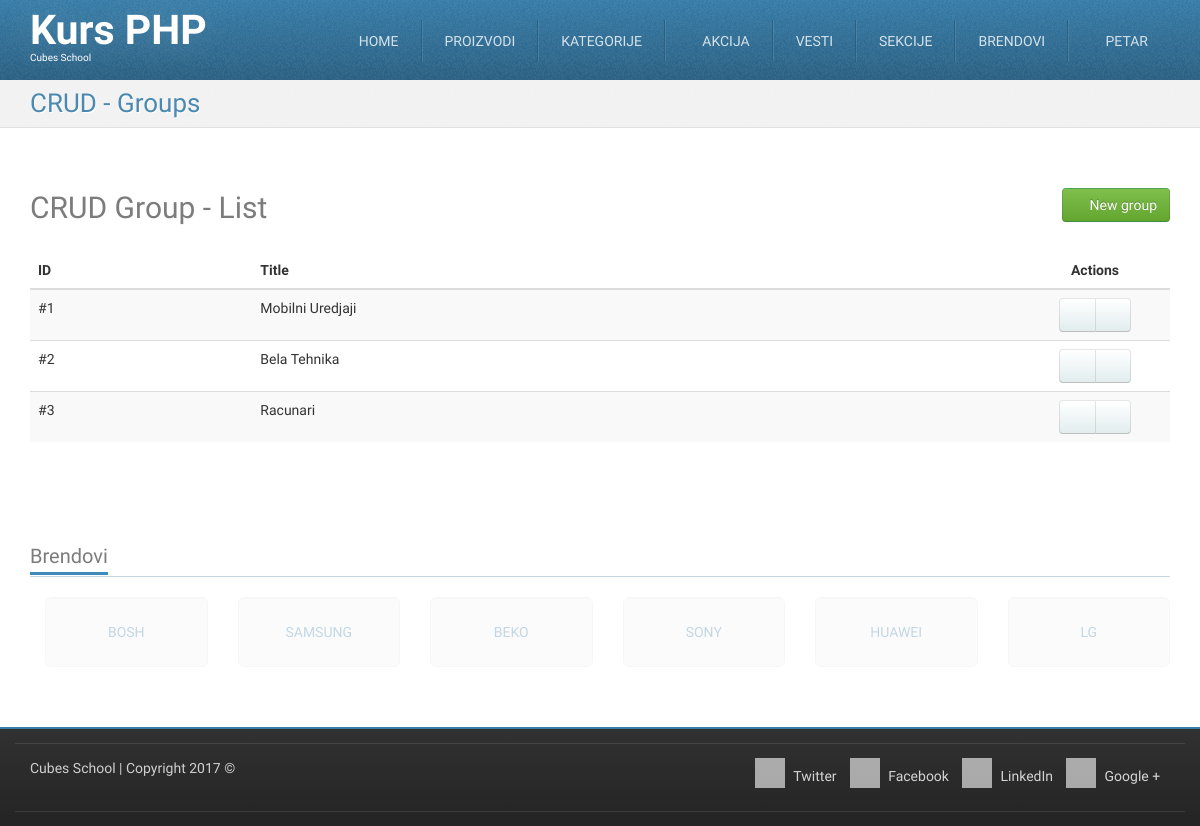
Screenshot of /crud-group-list.php (signed in) with the database file from the repository.
### tables this page shows
CREATE TABLE `groups` (
  `id` int(11) NOT NULL,
  `title` varchar(255) NOT NULL
);

CREATE TABLE `brands` (
  `id` int(11) NOT NULL,
  `title` char(50) NOT NULL,
  `website_url` varchar(255) NOT NULL
);

### crud-group-list.php (called while the page is built, shortened)
<?php
require_once __DIR__ . '/models/m_groups.php';
$groups = groupsFetchAll();
require_once __DIR__ . '/views/layout/header.php';
require_once __DIR__ . '/views/templates/t_crud-group-list.php';
require_once __DIR__ . '/views/layout/footer.php';

### models/m_groups.php (called while the page is built, shortened)
<?php
require_once __DIR__ . '/m_database.php';
function groupsFetchAll() {
	$query = "SELECT `groups`.* FROM `groups`";
	return dbFetchAll($query);
}

### models/m_database.php (called while the page is built, shortened)
<?php
function dbGetLink() {
	static $link;
	if (!isset($link)) {
		$link = mysqli_connect('127.0.0.1', 'cubes', 'cubes', 'cubesphp');
	}
	return $link;
}
function dbQuery($query) {
	$link = dbGetLink();
	$result = mysqli_query($link, $query);
	return $result;
}
function dbFetchAll($query) {
	$result = dbQuery($query);
	return mysqli_fetch_all($result, MYSQLI_ASSOC);
}

### models/m_brands.php (called while the page is built, shortened)
<?php
require_once __DIR__ . '/m_database.php';
function brandsFetchAll() {
	$query = "SELECT `brands`.* FROM `brands`";
	return dbFetchAll($query);
}
function brandsRandom() {
    	$query = "SELECT `brands`.* "
                . "FROM `brands` "
                . "ORDER BY RAND() "
                . "LIMIT 6";
        return dbFetchAll($query);
}

### views/templates/t_crud-group-list.php (the view, shortened to what this page needs)
<div id="highlighted">
    <div class="container">
        <div class="header">
            <h2 class="page-title">
                <span>CRUD - Groups</span>
            </h2>
        </div>
    </div>
</div>
<div id="content">
    <div class="container portfolio">
        <div class="row">
            <div class="col-md-12">
                <h2>
                    CRUD Group - List
                    <a href="/crud-group-insert.php" class="pull-right btn btn-success">
                        <i class="fa fa-plus-circle"></i>
                        New group
                    </a>
                </h2>
            </div>
        </div>
        <div class="row">
            <div class="col-md-12">
                <table class="table table-striped table-hover">
                    <thead>
                        <tr>
                            <th>ID</th>
                            <th>Title</th>
                            <th class="actions text-center">Actions</th>
                        </tr>
                    </thead>
                    <tbody>
                        <?php foreach ($groups as $group) { ?>
                            <tr>
                                <td>
                                    #<?php echo htmlspecialchars($group['id']); ?>
                                </td>
                                <td>
                                    <?php echo htmlspecialchars($group['title']); ?>
                                </td>
                                <td class="text-center">
                                    <div class="btn-group">
                                        <a href="/crud-group-edit.php?id=<?php echo htmlspecialchars($group['id']); ?>" class="btn btn-default"><i class="fa fa-pencil"></i></a>
                                        <a href="/crud-group-delete.php?id=<?php echo htmlspecialchars($group['id']); ?>" class="btn btn-default"><i class="fa fa-trash"></i></a>
                                    </div>
                                </td>
                            </tr>
                        <?php } ?>
                    </tbody>
                </table>
            </div>
        </div>
    </div>
</div>

### views/layout/footer.php (shortened to what this page needs)
<?php
require_once __DIR__ . '/../../models/m_brands.php';
?>
<div id="content-below" class="wrapper">
    <div class="container">
        <div class="clients block">
            <h3 class="block-title">
                <span>Brendovi</span>
            </h3>
            <ul class="thumbnails list-unstyled row">
                <?php foreach (brandsRandom() as $brand) { ?>
                    <li class="col-sm-2">
                        <a href="/brand.php?id=<?php echo htmlspecialchars ($brand['id']); ?>" class="well well-lg text-uppercase text-justify">
                            <?php echo htmlspecialchars($brand['title']); ?>
                        </a>
                    </li>
                <?php } ?>
            </ul>
        </div>
    </div>
</div>
<footer id="footer">
    <div class="container">
        <div class="row">
            <div class="subfooter">
                <div class="col-md-5">
                    <p><a href="http://school.cubes.rs/">Cubes School</a> | Copyright 2017 &copy;</p>
                </div>
                <div class="col-md-7 col social-media">
                    <a href="#"><i class="fa fa-twitter"></i> Twitter</a>
                    <a href="#"><i class="fa fa-facebook"></i> Facebook</a>
                    <a href="#"><i class="fa fa-linkedin"></i> LinkedIn</a>
                    <a href="#"><i class="fa fa-google-plus"></i> Google +</a>
                </div>
            </div>
        </div>
        <div class="row">
            <div class="subfooter">
            </div>
        </div>
    </div>
</footer>
</body>
</html>

### skins/tema/css/custom-style.css (style rules this page uses)
#footer { min-height: 40px; }
#footer .social-media { text-align: right; }
#footer .social-media a { display: inline-block; margin-right: 0.7em; }
table .actions { width: 150px; }

### skins/tema/css/colour-blue.css (style rules this page uses)
body #highlighted { border-bottom-color: #e1e1e1; background-color: #f2f2f2; color: #377ca8; text-shadow: 1px 1px 1px #ffffff; }
body #footer { border-top-color: #377ca8; }
body .header .page-title { color: rgba(55, 124, 168, 0.9); }
body .block .block-title { border-bottom-color: rgba(55, 124, 168, 0.3); }
body .block .block-title span { border-bottom-color: #3d8abb; }

### rows the page displays
groups: id "1", title "Mobilni Uredjaji"
groups: id "2", title "Bela Tehnika"
groups: id "3", title "Racunari"
brands: title "BOSH"
brands: title "SAMSUNG"
brands: title "BEKO"
brands: title "SONY"
brands: title "HUAWEI"
brands: title "LG"

### other values shown
$_SESSION['logged_in_user']['username'] "PETAR"
